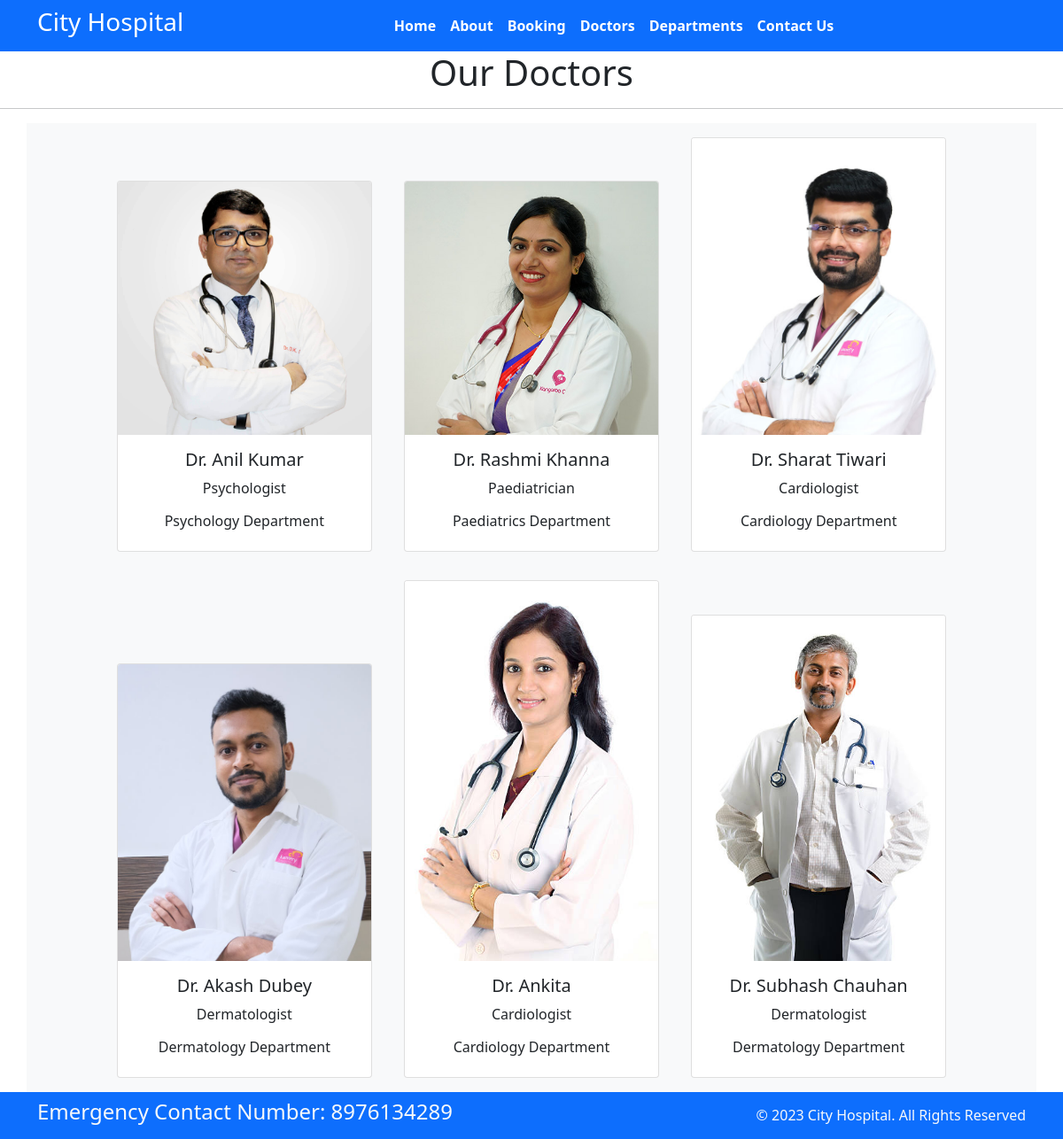
Page /doctors on the committed database.
### home/models.py (models this page shows, shortened)
class Doctors(models.Model):
    doc_name=models.CharField(max_length=255)
    doc_spec=models.CharField(max_length=255)
    dep_name=models.ForeignKey(Departments, on_delete=models.CASCADE)
    doc_image=models.ImageField(upload_to='doctors')

class Departments(models.Model):
    dep_name=models.CharField(max_length=100)
    dep_description=models.TextField()
    def __str__(self):
        return self.dep_name

### home/views.py (the view)
# urls.py: path('doctors',views.doctors,name='doctors'),
def doctors(request):
    dict_docs={
        'doctors':Doctors.objects.all()
    }
    return render(request,"doctors.html",dict_docs)

### templates/doctors.html (shortened to what this page needs)
{%extends 'base.html'%}
 {%block content%}
 <h1 class="text-center">Our Doctors</h1>
 <hr>
 <div class="container text-center bg-light">
    {%for d in doctors%}
    <div class="card text-center mx-3 my-3" style="width:18rem; display:inline-block">
        <img src="{{d.doc_image.url}}" class="card-img-top" alt="...">
        <div class="card-body">
            <h5 class="card-title">{{d.doc_name}}</h5>
            <p class="card-text">{{d.doc_spec}}</p>
            <h6>{{d.dep_name}} Department</h6>
        </div>
 </div>
 {%endfor%}
</div>
  {%endblock%}

### templates/base.html (shortened to what this page needs)
{%load static%}
<!DOCTYPE html>
<html>
  <head>
    <link rel="stylesheet"
      href=" https://cdn.jsdelivr.net/npm/bootstrap@5.1.3/dist/css/bootstrap.min.css ">
    <link rel="stylesheet"
      href="https://use.fontawesome.com/releases/v5.2.0/css/all.css">
      <link rel="stylesheet"
      href="{%static '/css/style.css'%}">
  </head>
  <body>
    <nav class="navbar bg-primary navbar-expand-md ">
      <div class="container">
        <div class="col-2 text-left pl-md-0">
          <h3 class="text-white"> City Hospital </h3>
        </div>
        <div
          class="collapse navbar-collapse justify-content-center col-md-8 navbar-collapse-3">
          <ul class="navbar-nav justify-content-center  fw-bold">
            <li class="nav-item active">
              <a class="nav-link text-white" href="{%url 'home' %}">Home </a>
            </li>
            <li class="nav-item">
              <a class="nav-link text-white" href="{%url 'about' %}">About</a>
            </li>
            <li class="nav-item">
              <a class="nav-link text-white" href="{%url 'booking' %}">Booking</a>
            </li>
            <li class="nav-item">
              <a class="nav-link text-white" href="{%url 'doctors' %}">Doctors</a>
            </li>
			 <li class="nav-item">
              <a class="nav-link text-white" href="{%url 'department' %}">Departments</a>
            </li>
            <li class="nav-item">
              <a class="nav-link text-white" href="{%url 'contact' %}">Contact Us</a>
            </li>
          </ul>
        </div>
      </div>
    </nav>
    {%block content%} {%endblock%}
    <section class="">
      <footer class="pt-2 pb-2  bg-primary text-light">
        <div class="container">
          <div class="row align-items-center">
            <div class="col-12 col-md-8">
              <h4>Emergency Contact Number: 8976134289</h4>
            </div>
            <div class="col-12 col-md-4 mt-4 mt-md-0 text-center text-md-end">
              © 2023 City Hospital. All Rights Reserved
            </div>
          </div>
        </div>
      </footer>
    </section>
  </body>
</html>

### rows in the picture
Doctors: doc_image (picture), doc_name "Dr. Anil Kumar", doc_spec "Psychologist", dep_name "Psychology"
Doctors: doc_image (picture), doc_name "Dr. Rashmi Khanna", doc_spec "Paediatrician", dep_name "Paediatrics"
Doctors: doc_image (picture), doc_name "Dr. Sharat Tiwari", doc_spec "Cardiologist", dep_name "Cardiology"
Doctors: doc_image (picture), doc_name "Dr. Akash Dubey", doc_spec "Dermatologist", dep_name "Dermatology"
Doctors: doc_image (picture), doc_name "Dr. Ankita", doc_spec "Cardiologist", dep_name "Cardiology"
Doctors: doc_image (picture), doc_name "Dr. Subhash Chauhan", doc_spec "Dermatologist", dep_name "Dermatology"
